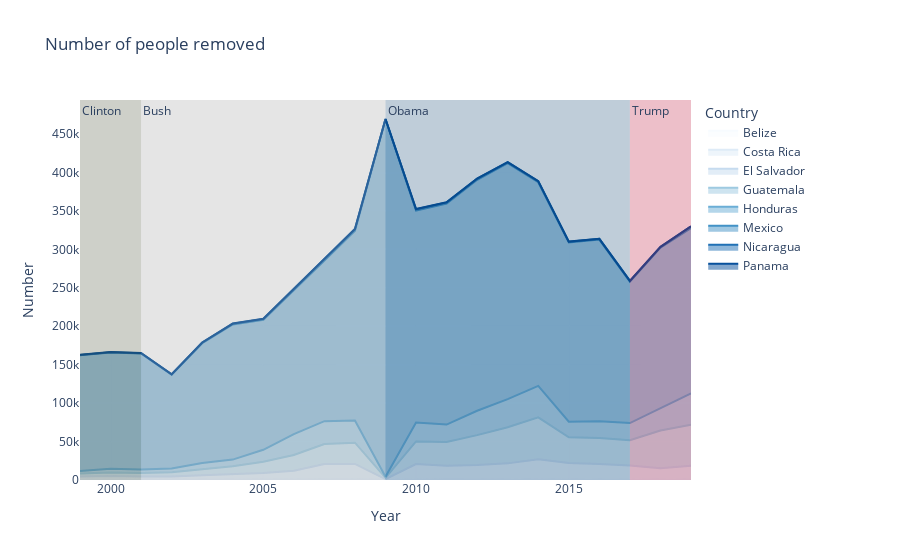

Notebook code cell kept with this figure:
### Code cell
fig = px.area(df_formatted[np.logical_and(df_formatted.Type == "Total", df_formatted.Country != "Global Total")],
              x="Year", y="Number", color="Country",
#               template="plotly_white",
              title="Number of people removed",
              color_discrete_sequence=px.colors.sequential.Blues
#               color_continuous_scale='blues'
             )

fig.add_vrect(x0="1999", x1="2001", 
              annotation_text="Clinton", annotation_position="top left",
              fillcolor="#3e442b", opacity=0.25, line_width=0)

fig.add_vrect(x0="2001", x1="2009", 
              annotation_text="Bush", annotation_position="top left",
              fillcolor="#999999", opacity=0.25, line_width=0)

fig.add_vrect(x0="2009", x1="2017", 
              annotation_text="Obama", annotation_position="top left",
              fillcolor="#003869", opacity=0.25, line_width=0)

fig.add_vrect(x0="2017", x1="2019", 
              annotation_text="Trump", annotation_position="top left",
              fillcolor="#b60028", opacity=0.25, line_width=0)

fig.update_layout({
'plot_bgcolor': 'rgba(0, 0, 0, 0)',
'paper_bgcolor': 'rgba(0, 0, 0, 0)',
})

fig.show()

fig.write_html("./removed.txt", include_plotlyjs=False, full_html=False)

### Figure 1 — Plotly figure (JSON) as saved in the notebook; plotly's stock layout.template omitted (floating-point values rounded to 4 significant figures)
{"data": [{"hovertemplate": "Country=Belize                             <br>Year=%{x}<br>Number=%{y}<extra></extra>", "legendgroup": "Belize                             ", "line": {"color": "rgb(247,251,255)"}, "marker": {"symbol": "circle"}, "mode": "lines", "name": "Belize                             ", "orientation": "v", "showlegend": true, "stackgroup": "1", "type": "scatter", "x": [1999, 2000, 2001, 2002, 2003, 2004, 2005, 2006, 2007, 2008, 2009, 2010, 2011, 2012, 2013, 2014, 2015, 2016, 2017, 2018, 2019], "xaxis": "x", "y": [191, 170, 185, 178, 179, 202, 219, 211, 233, 218, 63, 254, 221, 204, 175, 136, 134, 146, 123, 133, 109], "yaxis": "y"}, {"hovertemplate": "Country=Costa Rica                         <br>Year=%{x}<br>Number=%{y}<extra></extra>", "legendgroup": "Costa Rica                         ", "line": {"color": "rgb(222,235,247)"}, "marker": {"symbol": "circle"}, "mode": "lines", "name": "Costa Rica                         ", "orientation": "v", "showlegend": true, "stackgroup": "1", "type": "scatter", "x": [1999, 2000, 2001, 2002, 2003, 2004, 2005, 2006, 2007, 2008, 2009, 2010, 2011, 2012, 2013, 2014, 2015, 2016, 2017, 2018, 2019], "xaxis": "x", "y": [227, 328, 392, 376, 514, 599, 676, 795, 655, 687, 152, 558, 415, 398, 332, 286, 224, 253, 256, 319, 356], "yaxis": "y"}, {"hovertemplate": "Country=El Salvador                        <br>Year=%{x}<br>Number=%{y}<extra></extra>", "legendgroup": "El Salvador                        ", "line": {"color": "rgb(198,219,239)"}, "marker": {"symbol": "circle"}, "mode": "lines", "name": "El Salvador                        ", "orientation": "v", "showlegend": true, "stackgroup": "1", "type": "scatter", "x": [1999, 2000, 2001, 2002, 2003, 2004, 2005, 2006, 2007, 2008, 2009, 2010, 2011, 2012, 2013, 2014, 2015, 2016, 2017, 2018, 2019], "xaxis": "x", "y": [4160, 4736, 3928, 4066, 5561, 7269, 8305, 11050, 20045, 20031, 956, 20017, 17945, 18910, 21130, 26671, 21899, 20264, 18448, 14877, 18190], "yaxis": "y"}, {"hovertemplate": "Country=Guatemala                          <br>Year=%{x}<br>Number=%{y}<extra></extra>", "legendgroup": "Guatemala                          ", "line": {"color": "rgb(158,202,225)"}, "marker": {"symbol": "circle"}, "mode": "lines", "name": "Guatemala                          ", "orientation": "v", "showlegend": true, "stackgroup": "1", "type": "scatter", "x": [1999, 2000, 2001, 2002, 2003, 2004, 2005, 2006, 2007, 2008, 2009, 2010, 2011, 2012, 2013, 2014, 2015, 2016, 2017, 2018, 2019], "xaxis": "x", "y": [3763, 4543, 4716, 5396, 7726, 9729, 14522, 20527, 25898, 27594, 1718, 29403, 30871, 38885, 47013, 54405, 33379, 33886, 33049, 49135, 53180], "yaxis": "y"}, {"hovertemplate": "Country=Honduras                           <br>Year=%{x}<br>Number=%{y}<extra></extra>", "legendgroup": "Honduras                           ", "line": {"color": "rgb(107,174,214)"}, "marker": {"symbol": "circle"}, "mode": "lines", "name": "Honduras                           ", "orientation": "v", "showlegend": true, "stackgroup": "1", "type": "scatter", "x": [1999, 2000, 2001, 2002, 2003, 2004, 2005, 2006, 2007, 2008, 2009, 2010, 2011, 2012, 2013, 2014, 2015, 2016, 2017, 2018, 2019], "xaxis": "x", "y": [3460, 4768, 4548, 4946, 8182, 8752, 15572, 27060, 29737, 28851, 1298, 24652, 22675, 31724, 36635, 40877, 20298, 22015, 22163, 28451, 40751], "yaxis": "y"}, {"hovertemplate": "Country=Mexico                             <br>Year=%{x}<br>Number=%{y}<extra></extra>", "legendgroup": "Mexico                             ", "line": {"color": "rgb(66,146,198)"}, "marker": {"symbol": "circle"}, "mode": "lines", "name": "Mexico                             ", "orientation": "v", "showlegend": true, "stackgroup": "1", "type": "scatter", "x": [1999, 2000, 2001, 2002, 2003, 2004, 2005, 2006, 2007, 2008, 2009, 2010, 2011, 2012, 2013, 2014, 2015, 2016, 2017, 2018, 2019], "xaxis": "x", "y": [150383, 151267, 150762, 122058, 155812, 175865, 169031, 186726, 208996, 246851, 465205, 275560, 287462, 300496, 306902, 265086, 233222, 236205, 184106, 209334, 215205], "yaxis": "y"}, {"hovertemplate": "Country=Nicaragua                          <br>Year=%{x}<br>Number=%{y}<extra></extra>", "legendgroup": "Nicaragua                          ", "line": {"color": "rgb(33,113,181)"}, "marker": {"symbol": "circle"}, "mode": "lines", "name": "Nicaragua                          ", "orientation": "v", "showlegend": true, "stackgroup": "1", "type": "scatter", "x": [1999, 2000, 2001, 2002, 2003, 2004, 2005, 2006, 2007, 2008, 2009, 2010, 2011, 2012, 2013, 2014, 2015, 2016, 2017, 2018, 2019], "xaxis": "x", "y": [444, 513, 526, 468, 820, 947, 1292, 2446, 2307, 2250, 167, 1868, 1571, 1426, 1339, 1318, 930, 882, 906, 964, 2268], "yaxis": "y"}, {"hovertemplate": "Country=Panama                             <br>Year=%{x}<br>Number=%{y}<extra></extra>", "legendgroup": "Panama                             ", "line": {"color": "rgb(8,81,156)"}, "marker": {"symbol": "circle"}, "mode": "lines", "name": "Panama                             ", "orientation": "v", "showlegend": true, "stackgroup": "1", "type": "scatter", "x": [1999, 2000, 2001, 2002, 2003, 2004, 2005, 2006, 2007, 2008, 2009, 2010, 2011, 2012, 2013, 2014, 2015, 2016, 2017, 2018, 2019], "xaxis": "x", "y": [169, 154, 157, 163, 162, 188, 187, 209, 185, 192, 116, 190, 148, 129, 122, 91, 102, 83, 94, 91, 102], "yaxis": "y"}], "layout": {"annotations": [{"showarrow": false, "text": "Clinton", "x": "1999", "xanchor": "left", "xref": "x", "y": 1, "yanchor": "top", "yref": "y domain"}, {"showarrow": false, "text": "Bush", "x": "2001", "xanchor": "left", "xref": "x", "y": 1, "yanchor": "top", "yref": "y domain"}, {"showarrow": false, "text": "Obama", "x": "2009", "xanchor": "left", "xref": "x", "y": 1, "yanchor": "top", "yref": "y domain"}, {"showarrow": false, "text": "Trump", "x": "2017", "xanchor": "left", "xref": "x", "y": 1, "yanchor": "top", "yref": "y domain"}], "legend": {"title": {"text": "Country"}, "tracegroupgap": 0}, "paper_bgcolor": "rgba(0, 0, 0, 0)", "plot_bgcolor": "rgba(0, 0, 0, 0)", "shapes": [{"fillcolor": "#3e442b", "line": {"width": 0}, "opacity": 0.25, "type": "rect", "x0": "1999", "x1": "2001", "xref": "x", "y0": 0, "y1": 1, "yref": "y domain"}, {"fillcolor": "#999999", "line": {"width": 0}, "opacity": 0.25, "type": "rect", "x0": "2001", "x1": "2009", "xref": "x", "y0": 0, "y1": 1, "yref": "y domain"}, {"fillcolor": "#003869", "line": {"width": 0}, "opacity": 0.25, "type": "rect", "x0": "2009", "x1": "2017", "xref": "x", "y0": 0, "y1": 1, "yref": "y domain"}, {"fillcolor": "#b60028", "line": {"width": 0}, "opacity": 0.25, "type": "rect", "x0": "2017", "x1": "2019", "xref": "x", "y0": 0, "y1": 1, "yref": "y domain"}], "title": {"text": "Number of people removed"}, "xaxis": {"anchor": "y", "domain": [0, 1], "title": {"text": "Year"}}, "yaxis": {"anchor": "x", "domain": [0, 1], "title": {"text": "Number"}}}}
